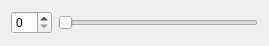
<?xml version="1.0" encoding="UTF-8"?>
<ui version="4.0">
 <class>smallwidget</class>
 <widget class="QWidget" name="smallwidget">
  <property name="geometry">
   <rect>
    <x>0</x>
    <y>0</y>
    <width>269</width>
    <height>46</height>
   </rect>
  </property>
  <property name="windowTitle">
   <string>Form</string>
  </property>
  <layout class="QHBoxLayout" name="horizontalLayout">
   <item>
    <widget class="QSpinBox" name="spinBox"/>
   </item>
   <item>
    <widget class="QSlider" name="horizontalSlider">
     <property name="orientation">
      <enum>Qt::Horizontal</enum>
     </property>
    </widget>
   </item>
  </layout>
 </widget>
 <resources/>
 <connections/>
</ui>
